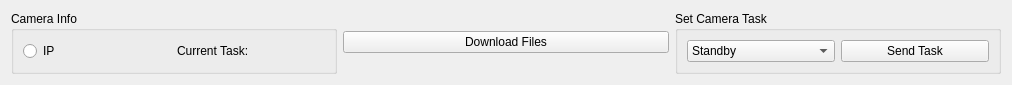
<?xml version="1.0" encoding="UTF-8"?>
<ui version="4.0">
 <class>widget</class>
 <widget class="QWidget" name="widget">
  <property name="geometry">
   <rect>
    <x>0</x>
    <y>0</y>
    <width>1012</width>
    <height>74</height>
   </rect>
  </property>
  <property name="sizePolicy">
   <sizepolicy hsizetype="Minimum" vsizetype="Preferred">
    <horstretch>0</horstretch>
    <verstretch>0</verstretch>
   </sizepolicy>
  </property>
  <property name="windowTitle">
   <string>Form</string>
  </property>
  <layout class="QHBoxLayout" name="horizontalLayout">
   <item>
    <widget class="QGroupBox" name="groupBox_2">
     <property name="title">
      <string>Camera Info</string>
     </property>
     <layout class="QHBoxLayout" name="horizontalLayout_3">
      <item>
       <widget class="QRadioButton" name="select_camera_button">
        <property name="text">
         <string>IP</string>
        </property>
       </widget>
      </item>
      <item>
       <widget class="QLabel" name="task_label">
        <property name="sizePolicy">
         <sizepolicy hsizetype="Minimum" vsizetype="Preferred">
          <horstretch>0</horstretch>
          <verstretch>0</verstretch>
         </sizepolicy>
        </property>
        <property name="text">
         <string>Current Task:</string>
        </property>
       </widget>
      </item>
     </layout>
    </widget>
   </item>
   <item>
    <widget class="QPushButton" name="download_files">
     <property name="text">
      <string>Download Files</string>
     </property>
    </widget>
   </item>
   <item>
    <widget class="QGroupBox" name="groupBox">
     <property name="title">
      <string>Set Camera Task</string>
     </property>
     <layout class="QHBoxLayout" name="horizontalLayout_2">
      <item>
       <widget class="QComboBox" name="task_options">
        <item>
         <property name="text">
          <string>Standby</string>
         </property>
        </item>
        <item>
         <property name="text">
          <string>Night Watch</string>
         </property>
        </item>
        <item>
         <property name="text">
          <string>Watch For Motion</string>
         </property>
        </item>
        <item>
         <property name="text">
          <string>Timelapse</string>
         </property>
        </item>
       </widget>
      </item>
      <item>
       <widget class="QPushButton" name="send_task">
        <property name="text">
         <string>Send Task</string>
        </property>
       </widget>
      </item>
     </layout>
    </widget>
   </item>
  </layout>
 </widget>
 <resources/>
 <connections/>
</ui>
